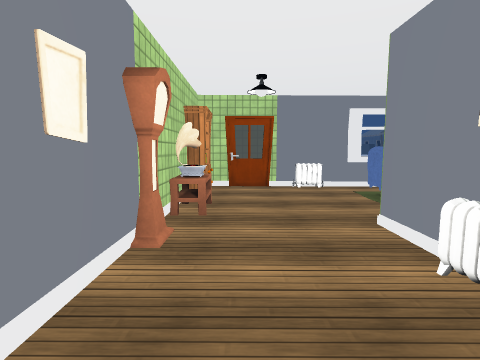
[1] (above)

22 first-person views from a walk through a 3-D level made in the Unity game engine. The camera is 1.3 m above the floor, tilts 6° down and sees 80° across. The floor is counted in squares, 1 m on a side. Each view is taken from the middle of a square. On the plan, view 1 faces up. The plan holds only what a view shows up to about 13 squares ahead; the rest is blank. The place goes on beyond the plan. The player character is not drawn. Door leaves are left out, so doorways stand open. Some surface patterns are stand-ins.

[2]
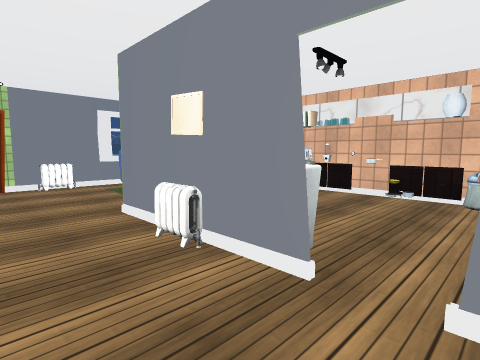

[3]
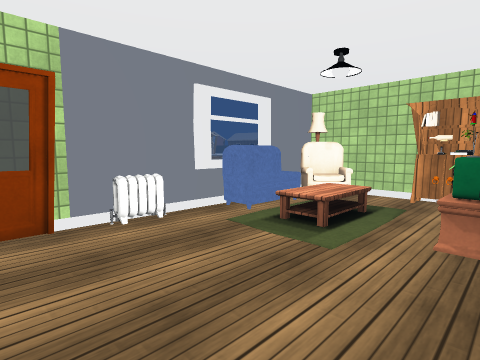

[4]
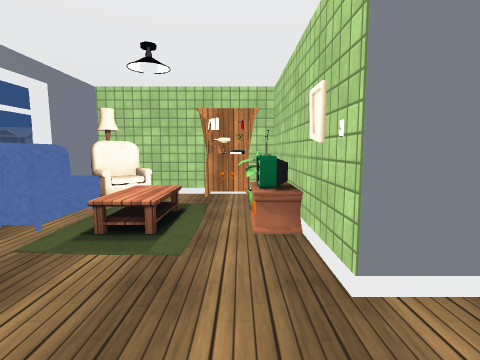

[5]
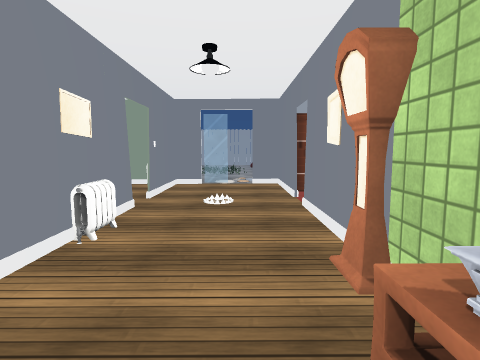

[6]
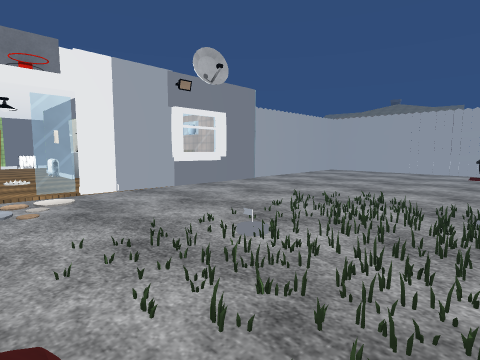

[7]
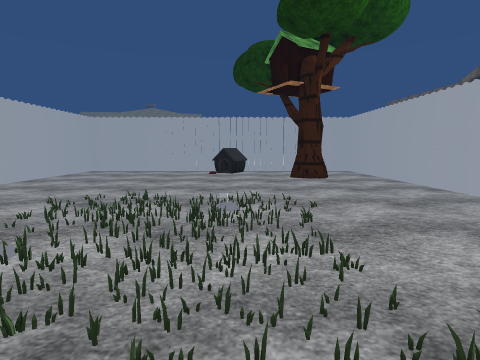

[8]
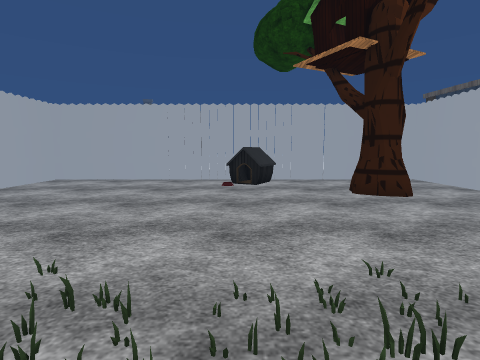

[9]
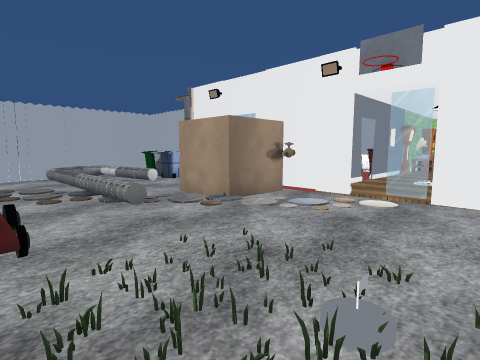

[10]
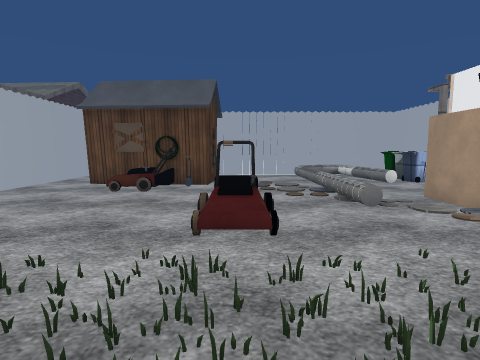

[11]
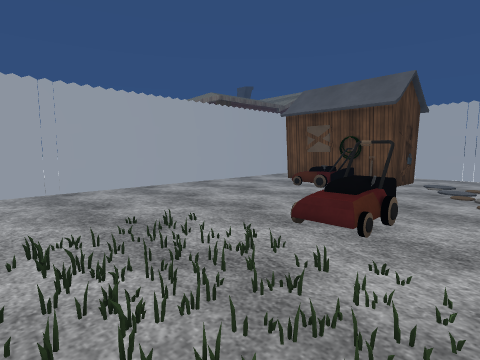

[12]
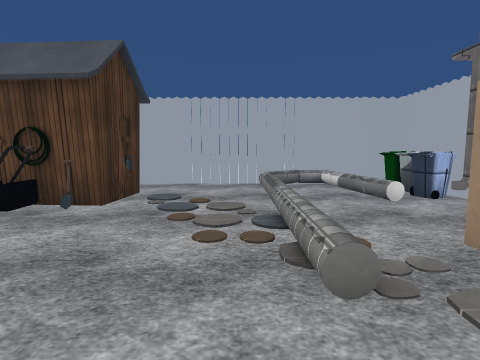

[13]
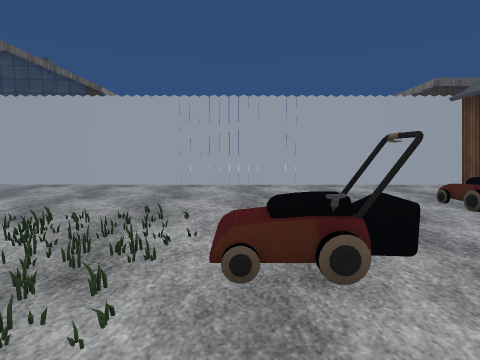

[14]
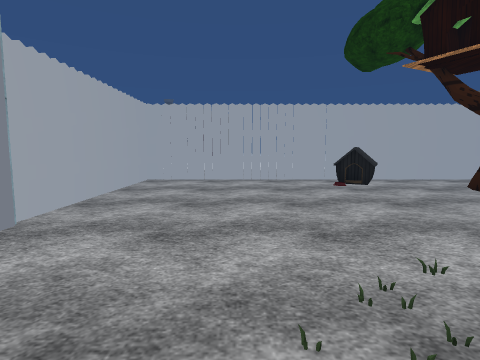

[15]
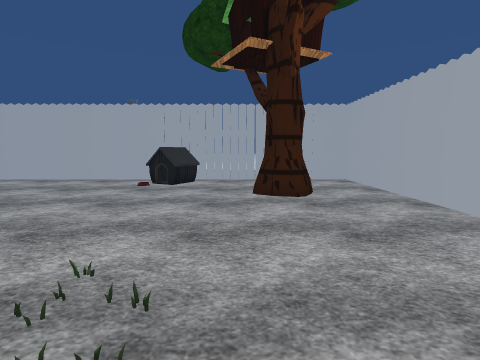

[16]
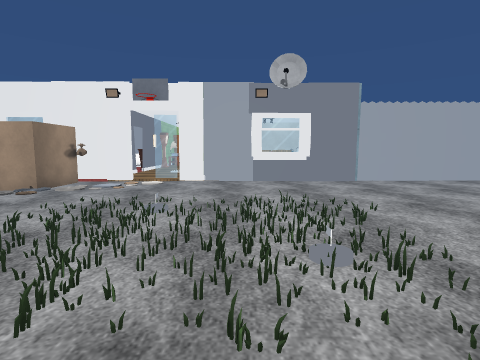

[17]
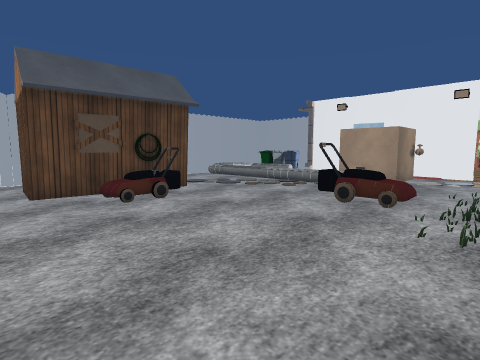

[18]
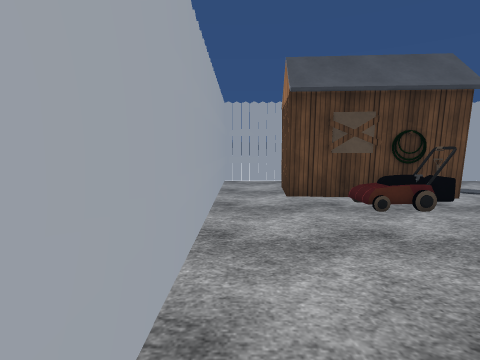

[19]
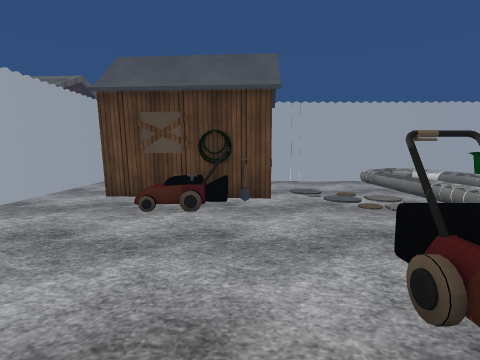

[20]
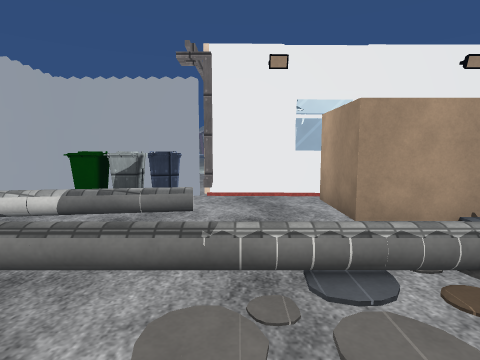

[21]
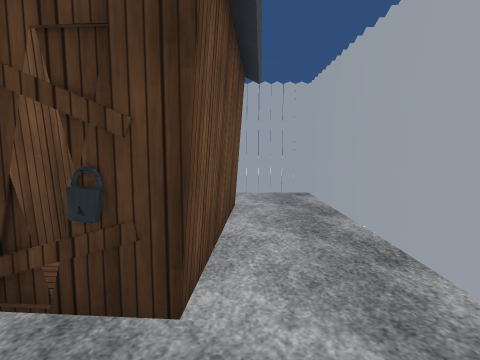

[22]
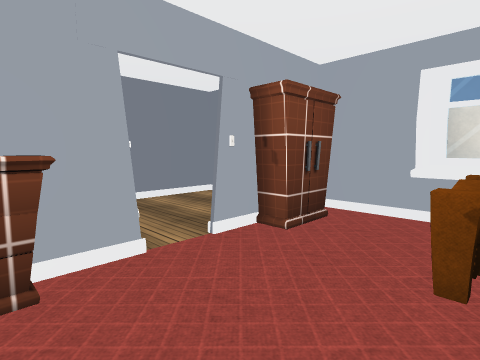

### Floor plan
Key: @ floor where view 1 was taken; # wall or solid block; . floor; / step, stairs or slope; D open door; = window, fence, low wall or low ledge; R radiator; S sofa; B bookshelf; C clock; I bin; A cabinet; U cupboard; E cube; Y cylinder; H shed; F bed; O other object.
Columns run from 12 left of view 1 to 17 right of it. Each row starts with its distance up from view 1.
 10            ###RR#SS#O#
  9            B.....SSOO#
  8           #B....O  ..#
  7            O........A#
  6            O.....OOOA#
  5            ....O   # #
  4           #C...#     O
  3           O...R#   ..O
  2        . .O#..RO ...O#
  1         ...#...O.....#
  0        .....@.......I#
 -1        F...#...#.
 -2        F..U#...O
 -3        F..U....O. O
 -4 #### ###=###D=###==###########
 -5 #III#..EEE...................#
 -6 #..YY..E E...................#
 -7 #YY....EEE...................#
 -8 #............................#
 -9 #OYYYYYYY.......O............#
-10 #.............O..O...........#
-11 #............OO..O...........#
-12 #........OOO.O...O........OOO#
-13 #.HDH.........OOOO........OO.#
-14 #.H HH.......OO.O.O..........#
-15 #.H HH/......................#
-16 #.H H//.................##...#
-17 #.H H...................##...#
-18 #..HH........................#
-19 #............................#
-20 ##############################

Where each view was taken, in squares from view 1:
view 1: 0 up, 0 right, facing up
view 2: 1 down, 0 right, facing up-right
view 3: 5 up, 0 right, facing up-right
view 4: 6 up, 0 right, facing right
view 5: 7 up, 0 right, facing down
view 6: 13 down, 1 left, facing up-right
view 7: 13 down, 1 left, facing right
view 8: 12 down, 4 right, facing right
view 9: 12 down, 3 right, facing up-left
view 10: 12 down, 3 right, facing left
view 11: 10 down, 3 right, facing down-left
view 12: 10 down, 1 left, facing left
view 13: 9 down, 1 left, facing down
view 14: 8 down, 4 right, facing right
view 15: 15 down, 4 right, facing right
view 16: 16 down, 4 right, facing up
view 17: 19 down, 1 right, facing up-left
view 18: 19 down, 0 right, facing left
view 19: 14 down, 0 right, facing left
view 20: 12 down, 7 left, facing up
view 21: 11 down, 10 left, facing down
view 22: 2 up, 5 left, facing down-right
